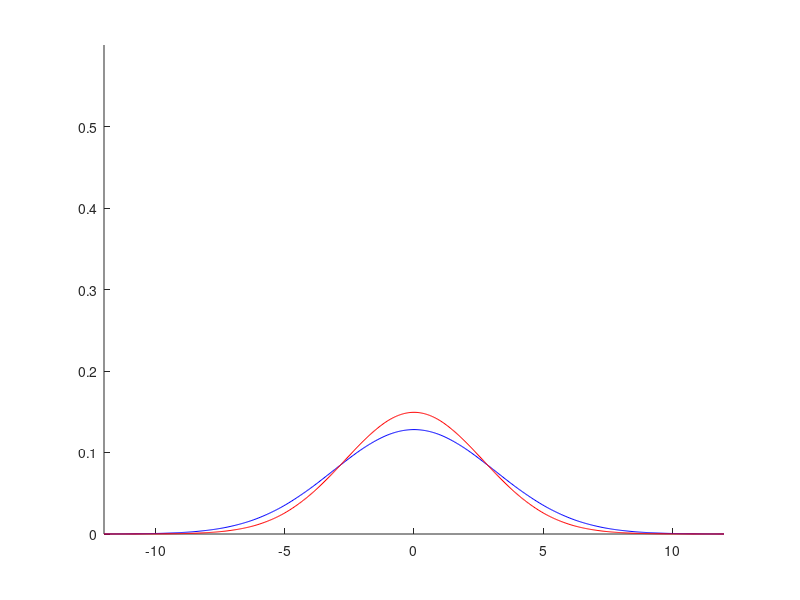

Write the MATLAB code that produced this figure.
xmax = 12;
x = linspace(-xmax,xmax,601);
dx = x(2)-x(1);

y0 = zeros(size(x));
y0(abs(x)<1) = 1;
y0 = y0/(sum(y0)*dx);

g = exp(-0.5*x.*x/1); g = g/(sum(g)*dx);

y = y0;

figure(1); clf; hold on;
	plot(x,y,'b-');
	plot(x,g,'r-');
	axis([-xmax,xmax,0,0.6]);

for i = 2:30
	i
	y = conv2(y,y0,'same')*dx;
	
	s = 0.55*log(i-1)/log(2);
	g = exp(-0.5*x.*x/(s*s));	g = g/(sum(g)*dx);
	
	figure(1); clf; hold on;
	plot(x,y,'b-');
	plot(x,g,'r-');
	axis([-xmax,xmax,0,0.6]);
	pause(0.04);
end
